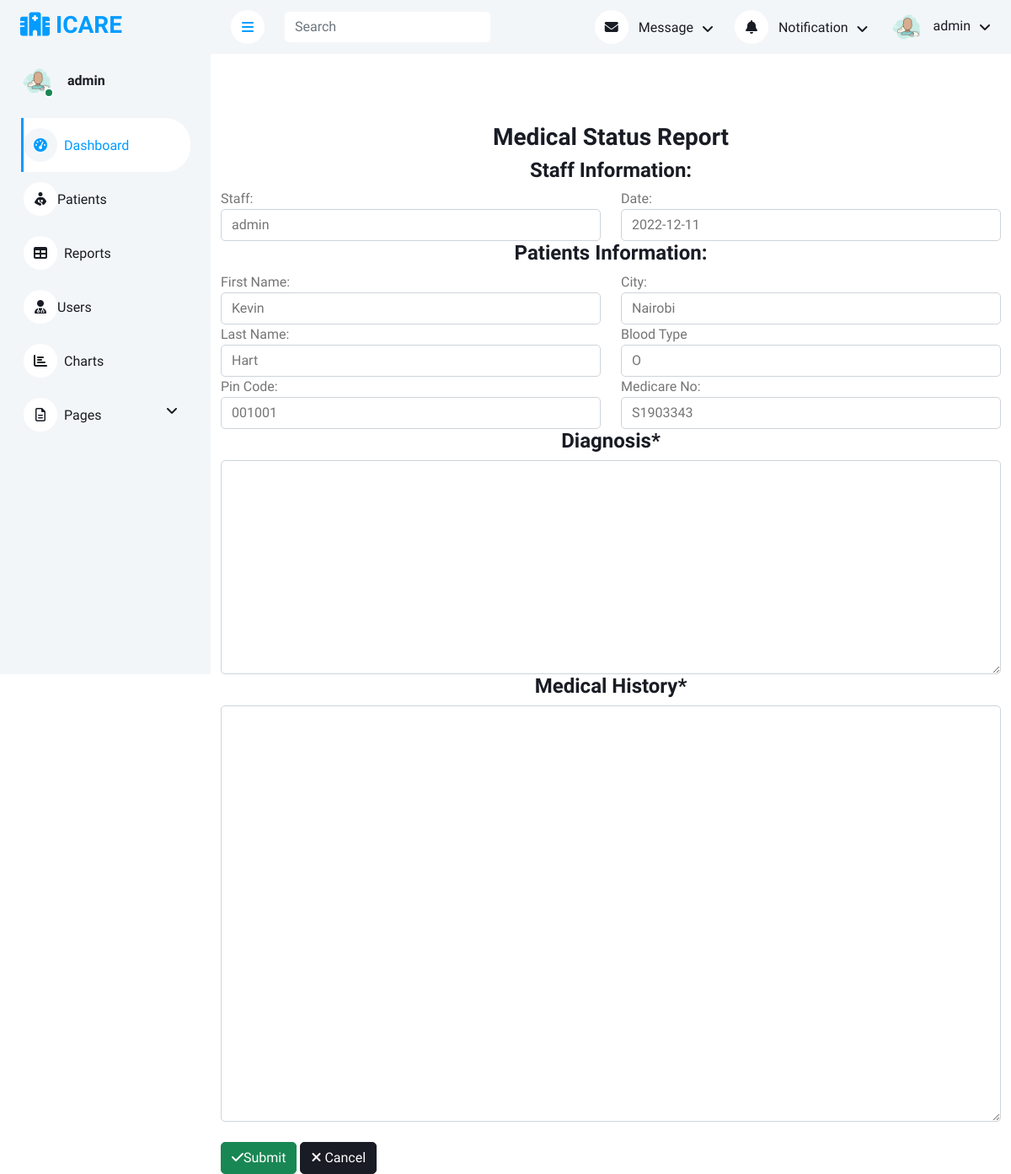
Screenshot of /report/create/11/ (signed in) with the database file from the repository.
### core/models.py (models this page shows, shortened)
class User(AbstractBaseUser,PermissionsMixin):
    username = models.CharField(max_length=50, unique=True)
    email = models.EmailField(max_length=255, unique=True)
    first_name = models.CharField(max_length=100)
    last_name = models.CharField(max_length=100, null=True)
    user_roles = models.CharField(choices=USER_ROLES, max_length=20)
    date_of_birth = models.DateField(default='2000-01-01', null=True)
    is_active = models.BooleanField(default=True)
    is_staff = models.BooleanField(default=True)
    is_admin = models.BooleanField(default=False)
    country = models.CharField(max_length=50, null=True)
    county = models.CharField(max_length=50, null=True)
    subcounty = models.CharField(max_length=50, null=True)
    city = models.CharField(max_length=50, null=True)
    area = models.CharField(max_length=150, null=True)
    mobile = models.CharField(max_length=10, default='0', null=True)
    pincode = models.CharField(default='', max_length=10, null=True)
    user_permissions = models.ManyToManyField(
        Permission, related_name='user_permissions', blank=True)
    objects = UserManager()
    USERNAME_FIELD = 'username'
    REQUIRED_FIELDS=['email','first_name']
    class Meta:
        permissions = (
            ("OfficeAdmin","Can manage all users accounts."),
            ("Add_user","Can add user accounts."),
            ("edit_patients","Can edit patient accounts."),
            ("view_patients","Can view patient accounts."),
            ("manage_patients","Can manage patient accounts."),
        )

class Patient(models.Model):
    first_name = models.CharField(max_length=200)
    last_name = models.CharField(max_length=200)
    national_id= models.PositiveIntegerField(default=0,unique=True)
    email = models.EmailField(max_length=255, null=True)
    created_by= models.ForeignKey(User,on_delete=models.PROTECT,related_name='created_by')
    patient_id = models.CharField(max_length=50, unique=True)
    date_of_birth = models.DateField()
    gender = models.CharField(choices=GENDER_TYPES, max_length=10)
    blood_type = models.CharField(choices=BLOOD_TYPES, max_length=5)
    occupation = models.CharField(max_length=200)
    country = models.CharField(max_length=50)
    county = models.CharField(max_length=50)
    subcounty = models.CharField(max_length=50)
    city = models.CharField(max_length=50)
    area = models.CharField(max_length=150)
    mobile = models.CharField(max_length=20, default=True, null=True)
    pincode = models.CharField(max_length=20, default=True, null=True)
    photo = models.ImageField(upload_to=settings.PHOTO_PATH, null=True)
    medcare=models.CharField(max_length=50, unique=True)
    is_active = models.BooleanField(default=True)
    status = models.CharField(choices=SERVICE_STATUS, max_length=50, default="UnAssigned", null=True)
    bookfee_amount = models.DecimalField(max_digits=19, decimal_places=6, default=0)

### core/views.py (the view, shortened to what this page needs)
# urls.py: path('report/create/<str:pk>/', views.report_create, name='createreport'),
def report_create(request, pk):
    patient = get_object_or_404(Patient, id=pk)
    staff = request.user.username
    curr_date = time.strftime("%Y-%m-%d", time.localtime())
    context = {
        'patient': patient,
        'staff': staff,
        'curr_date': curr_date
    }
    form = ReportForm()
    return render(request, "report/reportform.html", context)

### templates/report/reportform.html (shortened to what this page needs)
{% extends "base.html" %}
{% block content %}
  <main style="margin-top: 58px">
    <div class="container pt-4">
        <form id="editPatientform" class="form-horizontal" role="form" method="POST">
        <h2  class="h3 text-center">Medical Status Report </h2>
          <div class="box-form">
            <div class="form-group row">
              <h4 for="inputEmail3" class="h4 text-center">Staff Information: </h4>
              <div class="col-6">
                <label for="inputEmail3" class="control-label">Staff: </label>
                <input type="text" class="text-box form-control" id="staff" name="staff" value="{{ staff }}">
              </div>
              <div class="col-6">
                <label for="inputEmail3" class="control-label">Date: </label>
                <input type="text" class="text-box form-control" id="rdate" name="rdate" value="{{ curr_date }}">
              </div>
            </div>
            <div class="form-group row">
              <h4 for="inputEmail3" class="h4 text-center">Patients Information: </h4>
              <div class="col-6">
                <label for="inputEmail3" class="control-label">First Name: </label>
                <input type="text" class="text form-control" id="first_name" name="first_name" value="{{ patient.first_name }}">
              </div>
              <div class="col-6">
                <label for="inputEmail3" class="control-label">City: </label>
                <input type="text" class="text form-control" id="city" name="city" value="{{patient.city }}" required="True">
              </div>
              <div class="col-6">
                <label for="inputEmail3" class="control-label">Last Name: </label>
                <input type="text" class="text form-control wid-form" id="last_name" name="last_name" value="{{ patient.last_name }}">
              </div>
              <div class="col-6 mar-top-rad">
                <label for="inputEmail3" class="col-sm-4 control-label">Blood Type</label>
                <input type="text" class="text-box form-control" id="blood_type" name="blood_type" value="{{ patient.blood_type }}">
              </div>
              <div class="col-6">
                <label for="inputEmail3" class="control-label">Pin Code: </label>
                <input type="text" class="text form-control" name="pincode" value="{{ patient.pincode }}" id="pincode">
              </div>
              <div class="col-6">
                <label for="inputEmail3" class="control-label">Medicare No: </label>
                <input type="text" class="text form-control" id="medcare" name="medcare" value="{{ patient.medcare }}">
              </div>
            </div>
          </div>
          <div class="box-form">
            <div class="form-group">
              <h4 for="inputEmail3" class="col text-center">Diagnosis<span>*</span></h4>
              <div class="col-sm-12">
                <textarea type="text" class="text-box form-control" name="diagnosis" required="True" id="diagnosis" cols="max" rows="10"></textarea>
              </div>
            </div>
            <div class="form-group">
              <h4 for="inputEmail3" class="col text-center ">Medical History<span>*</span></h4>
              <div class="col-sm-12">
                <textarea type="text" class="text-box form-control" name="medical_history" required="True" id="medical_history" cols="50" rows="20"></textarea>
              </div>
            </div>
          </div>
          <br clear="all" />
          <div class="btns-row">
            <div class="form-group btns align-btns">
              <button class="btn btn-success"><i class="fa fa-check padd"></i>Submit</button>
              <a class="btn btn-dark" href="{{ request.META.HTTP_REFERER }}" type="reset"><i class="fa fa-times padd"></i> Cancel</a>
            </div>
          </div>
        </form>
    </div>
</main>
{% endblock content %}

### templates/nav.html (shortened to what this page needs)
{% load static %}
  <header>
    <div class="sidebar pe-4 pb-3">
            <nav class="navbar bg-light navbar-light">
                <a href="{% url 'home'%}" class="navbar-brand mx-4 mb-3">
                    <h3 class="text-primary"><i class="fa-solid fa-hospital"></i> ICARE</h3>
                </a>
                <div class="d-flex align-items-center ms-4 mb-4">
                    <div class="position-relative">
                        <img class="rounded-circle" src="{% static 'img/user.png' %}" alt="" style="width: 40px; height: 40px;">
                        <div class="bg-success rounded-circle border border-2 border-white position-absolute end-0 bottom-0 p-1"></div>
                    </div>
                    <div class="ms-3">
                        <h6 class="mb-0">{{user}}</h6>
                    </div>
                </div>
                <div class="navbar-nav w-100">
                    <a href="{% url 'home'%}" class="nav-item nav-link active"><i class="fa fa-tachometer-alt me-2"></i>Dashboard</a>
                    <a href="{% url 'viewpatients' slug='0'%}" class="nav-item nav-link"><i class="fa-solid fa-person-breastfeeding"></i>Patients</a>
                    <a href="{% url 'reportlist' %}" class="nav-item nav-link"><i class="fa fa-table me-2"></i>Reports</a>
                    {% if user.is_admin or user.user_roles == "OfficeAdmin" %}
                    <a href="{% url 'userslist' %}" class="nav-item nav-link"><i class="fa-solid fa-user-doctor"></i>Users</a>
                    {% endif %}
                    <a href="#" class="nav-item nav-link"><i class="fa fa-chart-bar me-2"></i>Charts</a>
                    <div class="nav-item dropdown">
                        <a href="#" class="nav-link dropdown-toggle" data-bs-toggle="dropdown"><i class="far fa-file-alt me-2"></i>Pages</a>
                    </div>
                </div>
            </nav>
        </div>
          <nav class="navbar navbar-expand bg-light navbar-light sticky-top px-4 py-0">
                <a href="#" class="sidebar-toggler flex-shrink-0">
                    <i class="fa fa-bars"></i>
                </a>
                <form class="d-none d-md-flex ms-4">
                    <input class="form-control border-0" type="search" placeholder="Search">
                </form>
                <div class="navbar-nav align-items-center ms-auto">
                    <div class="nav-item dropdown">
                        <a href="#" class="nav-link dropdown-toggle" data-bs-toggle="dropdown">
                            <i class="fa fa-envelope me-lg-2"></i>
                            <span class="d-none d-lg-inline-flex">Message</span>
                        </a>
                    </div>
                    <div class="nav-item dropdown">
                        <a href="#" class="nav-link dropdown-toggle" data-bs-toggle="dropdown">
                            <i class="fa fa-bell me-lg-2"></i>
                            <span class="d-none d-lg-inline-flex">Notification</span>
                        </a>
                    </div>
                    <div class="nav-item dropdown">
                        <a href="#" class="nav-link dropdown-toggle" data-bs-toggle="dropdown">
                            <img class="rounded-circle me-lg-2" src="{% static 'img/user.png' %}" alt="" style="width: 40px; height: 40px;">
                            <span class="d-none d-lg-inline-flex">{{user}}</span>
                        </a>
                    </div>
                </div>
            </nav>
  </header>

### static/css/style.css (style rules this page uses)
:root { --primary: #009CFF; --light: #F3F6F9; --dark: #191C24; }
.btn { transition: .5s; }
.sidebar { position: fixed; top: 0; left: 0; bottom: 0; width: 250px; height: 100vh; overflow-y: auto; background: var(--light); transition: 0.5s; z-index: 999; }
@media (min-width: 992px) { .sidebar { margin-left: 0; } }
.sidebar .navbar .navbar-nav .nav-link { padding: 7px 20px; color: var(--dark); font-weight: 500; border-left: 3px solid var(--light); border-radius: 0 30px 30px 0; outline: none; }
.sidebar .navbar .navbar-nav .nav-link:hover, .sidebar .navbar .navbar-nav .nav-link.active { color: var(--primary); background: #FFFFFF; border-color: var(--primary); }
.sidebar .navbar .navbar-nav .nav-link i { width: 40px; height: 40px; display: inline-flex; align-items: center; justify-content: center; background: #FFFFFF; border-radius: 40px; }
.sidebar .navbar .navbar-nav .nav-link:hover i, .sidebar .navbar .navbar-nav .nav-link.active i { background: var(--light); }
.sidebar .navbar .dropdown-toggle::after { position: absolute; top: 15px; right: 15px; border: none; content: "\f107"; font-family: "Font Awesome 5 Free"; font-weight: 900; transition: .5s; }
.content .navbar .navbar-nav .nav-link { margin-left: 25px; padding: 12px 0; color: var(--dark); outline: none; }
.content .navbar .navbar-nav .nav-link:hover, .content .navbar .navbar-nav .nav-link.active { color: var(--primary); }
.content .navbar .sidebar-toggler, .content .navbar .navbar-nav .nav-link i { width: 40px; height: 40px; display: inline-flex; align-items: center; justify-content: center; background: #FFFFFF; border-radius: 40px; }
.content .navbar .dropdown-toggle::after { margin-left: 6px; vertical-align: middle; border: none; content: "\f107"; font-family: "Font Awesome 5 Free"; font-weight: 900; transition: .5s; }

### rows the page displays
User: username "admin", staff "admin"
Patient: first_name "Kevin", city "Nairobi", last_name "Hart", blood_type "O", pincode "001001", medcare "S1903343"
